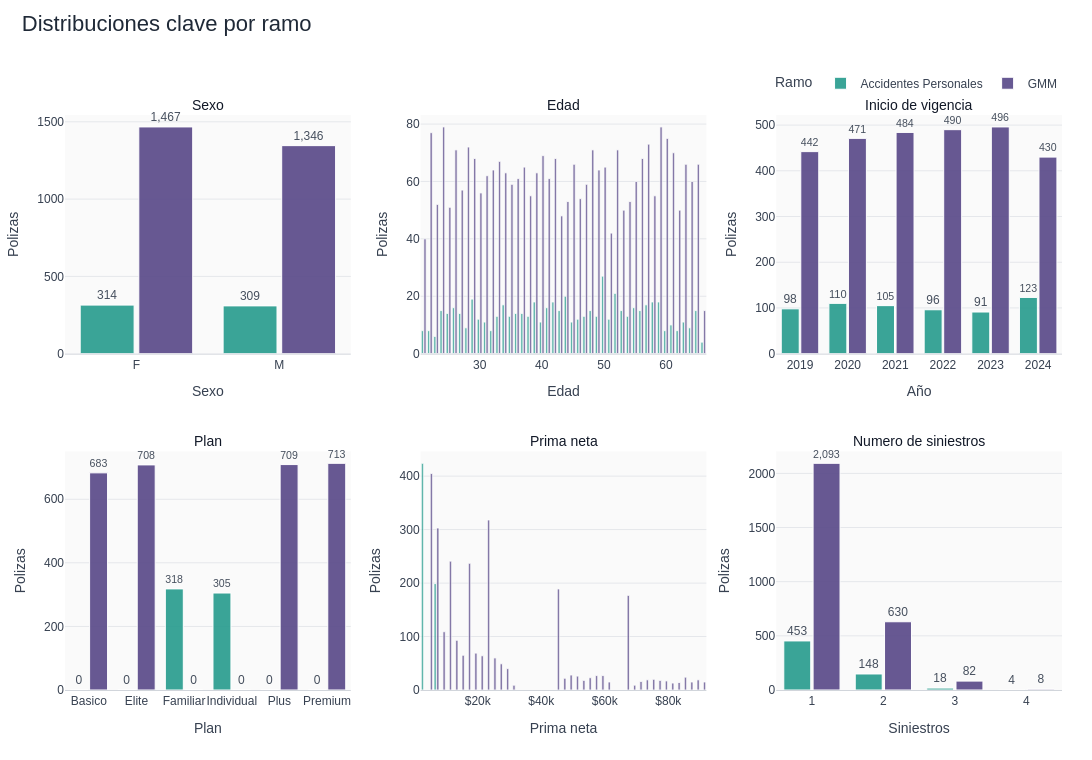

Here is the notebook cell this chart was saved with:
### Code cell
palette = {
    'GMM': '#5B4B8A',
    'Accidentes Personales': '#2A9D8F'
}
fallback_colors = ['#E76F51', '#457B9D', '#F4A261', '#6D597A']
ramos = sorted(df_resumen['ramo'].dropna().unique())
color_map = {
    ramo: palette.get(ramo, fallback_colors[i % len(fallback_colors)])
    for i, ramo in enumerate(ramos)
}

fig = make_subplots(
    rows=2,
    cols=3,
    horizontal_spacing=0.07,
    vertical_spacing=0.17,
    subplot_titles=[
        'Sexo',
        'Edad',
        'Inicio de vigencia',
        'Plan',
        'Prima neta',
        'Numero de siniestros'
    ]
)

def add_count_bar(fig, data, col_name, row, col, *, by_year=False, showlegend=False):
    for ramo in ramos:
        df_tmp = data.loc[data['ramo'] == ramo].copy()
        if by_year:
            conteo = df_tmp.groupby(df_tmp[col_name].dt.year, observed=True).size().sort_index()
        else:
            conteo = df_tmp[col_name].value_counts(dropna=False).sort_index()

        fig.add_trace(
            go.Bar(
                x=conteo.index,
                y=conteo.values,
                name=ramo,
                legendgroup=ramo,
                showlegend=showlegend,
                marker=dict(
                    color=color_map[ramo],
                    line=dict(color='white', width=1)
                ),
                opacity=0.92,
                text=conteo.values,
                textposition='outside',
                texttemplate='%{text:,.0f}',
                cliponaxis=False,
                hovertemplate='<b>%{x}</b><br>Polizas: %{y:,.0f}<extra>' + ramo + '</extra>'
            ),
            row=row,
            col=col
        )

def add_histogram(fig, data, col_name, row, col, *, nbinsx=None, xbins=None):
    for ramo in ramos:
        valores = data.loc[data['ramo'] == ramo, col_name].dropna()
        fig.add_trace(
            go.Histogram(
                x=valores,
                nbinsx=nbinsx,
                xbins=xbins,
                name=ramo,
                legendgroup=ramo,
                showlegend=False,
                marker=dict(
                    color=color_map[ramo],
                    line=dict(color='white', width=0.8)
                ),
                opacity=0.74,
                hovertemplate='<b>%{x}</b><br>Polizas: %{y:,.0f}<extra>' + ramo + '</extra>'
            ),
            row=row,
            col=col
        )

edad_bins = dict(
    start=df_resumen['edad'].min() - 0.5,
    end=df_resumen['edad'].max() + 0.5,
    size=1
)

add_count_bar(fig, df_resumen, 'sexo', row=1, col=1, showlegend=True)
add_histogram(fig, df_resumen, 'edad', row=1, col=2, xbins=edad_bins)
add_count_bar(fig, df_resumen, 'fecha_inicio_vigencia', row=1, col=3, by_year=True)
add_count_bar(fig, df_resumen, 'plan', row=2, col=1)
add_histogram(fig, df_resumen, 'prima_neta', row=2, col=2, nbinsx=45)
add_count_bar(fig, df_resumen, 'n_siniestros', row=2, col=3)

fig.update_layout(
    title=dict(
        text='Distribuciones clave por ramo',
        x=0.02,
        y=0.98,
        font=dict(size=22, color='#1F2937')
    ),
    template='plotly_white',
    height=760,
    width=1300,
    barmode='group',
    bargap=0.18,
    bargroupgap=0.08,
    hovermode='x unified',
    legend=dict(
        orientation='h',
        yanchor='bottom',
        y=1.03,
        xanchor='right',
        x=1,
        title_text='Ramo'
    ),
    margin=dict(l=60, r=30, t=115, b=70),
    font=dict(family='Arial', size=12, color='#374151'),
    plot_bgcolor='#FAFAFA',
    paper_bgcolor='white'
)

for annotation in fig['layout']['annotations']:
    annotation['font'] = dict(size=14, color='#111827')

fig.update_xaxes(showgrid=False, linecolor='#D1D5DB', tickangle=0)
fig.update_yaxes(
    title_text='Polizas',
    gridcolor='#E5E7EB',
    zeroline=False,
    rangemode='tozero'
)

fig.update_xaxes(title_text='Sexo', row=1, col=1)
fig.update_xaxes(title_text='Edad', row=1, col=2)
fig.update_xaxes(title_text='Año', dtick=1, row=1, col=3)
fig.update_xaxes(title_text='Plan', row=2, col=1)
fig.update_xaxes(title_text='Prima neta', tickprefix='$', separatethousands=True, row=2, col=2)
fig.update_xaxes(title_text='Siniestros', dtick=1, row=2, col=3)

fig.show()

### Figure 1 — Plotly figure (JSON) as saved in the notebook; plotly's stock layout.template omitted (floating-point values rounded to 4 significant figures; data arrays with more than 128 entries replaced by an {"elided": "..."} marker saying what was removed)
{"data": [{"cliponaxis": false, "hovertemplate": "<b>%{x}</b><br>Polizas: %{y:,.0f}<extra>Accidentes Personales</extra>", "legendgroup": "Accidentes Personales", "marker": {"color": "#2A9D8F", "line": {"color": "white", "width": 1}}, "name": "Accidentes Personales", "opacity": 0.92, "showlegend": true, "text": [314.0, 309.0], "textposition": "outside", "texttemplate": "%{text:,.0f}", "type": "bar", "x": ["F", "M"], "xaxis": "x", "y": [314, 309], "yaxis": "y"}, {"cliponaxis": false, "hovertemplate": "<b>%{x}</b><br>Polizas: %{y:,.0f}<extra>GMM</extra>", "legendgroup": "GMM", "marker": {"color": "#5B4B8A", "line": {"color": "white", "width": 1}}, "name": "GMM", "opacity": 0.92, "showlegend": true, "text": [1467.0, 1346.0], "textposition": "outside", "texttemplate": "%{text:,.0f}", "type": "bar", "x": ["F", "M"], "xaxis": "x", "y": [1467, 1346], "yaxis": "y"}, {"hovertemplate": "<b>%{x}</b><br>Polizas: %{y:,.0f}<extra>Accidentes Personales</extra>", "legendgroup": "Accidentes Personales", "marker": {"color": "#2A9D8F", "line": {"color": "white", "width": 0.8}}, "name": "Accidentes Personales", "opacity": 0.74, "showlegend": false, "type": "histogram", "x": {"elided": "623 int values"}, "xaxis": "x2", "xbins": {"end": 66.5, "size": 1, "start": 20.5}, "yaxis": "y2"}, {"hovertemplate": "<b>%{x}</b><br>Polizas: %{y:,.0f}<extra>GMM</extra>", "legendgroup": "GMM", "marker": {"color": "#5B4B8A", "line": {"color": "white", "width": 0.8}}, "name": "GMM", "opacity": 0.74, "showlegend": false, "type": "histogram", "x": {"elided": "2813 int values"}, "xaxis": "x2", "xbins": {"end": 66.5, "size": 1, "start": 20.5}, "yaxis": "y2"}, {"cliponaxis": false, "hovertemplate": "<b>%{x}</b><br>Polizas: %{y:,.0f}<extra>Accidentes Personales</extra>", "legendgroup": "Accidentes Personales", "marker": {"color": "#2A9D8F", "line": {"color": "white", "width": 1}}, "name": "Accidentes Personales", "opacity": 0.92, "showlegend": false, "text": [98.0, 110.0, 105.0, 96.0, 91.0, 123.0], "textposition": "outside", "texttemplate": "%{text:,.0f}", "type": "bar", "x": [2019, 2020, 2021, 2022, 2023, 2024], "xaxis": "x3", "y": [98, 110, 105, 96, 91, 123], "yaxis": "y3"}, {"cliponaxis": false, "hovertemplate": "<b>%{x}</b><br>Polizas: %{y:,.0f}<extra>GMM</extra>", "legendgroup": "GMM", "marker": {"color": "#5B4B8A", "line": {"color": "white", "width": 1}}, "name": "GMM", "opacity": 0.92, "showlegend": false, "text": [442.0, 471.0, 484.0, 490.0, 496.0, 430.0], "textposition": "outside", "texttemplate": "%{text:,.0f}", "type": "bar", "x": [2019, 2020, 2021, 2022, 2023, 2024], "xaxis": "x3", "y": [442, 471, 484, 490, 496, 430], "yaxis": "y3"}, {"cliponaxis": false, "hovertemplate": "<b>%{x}</b><br>Polizas: %{y:,.0f}<extra>Accidentes Personales</extra>", "legendgroup": "Accidentes Personales", "marker": {"color": "#2A9D8F", "line": {"color": "white", "width": 1}}, "name": "Accidentes Personales", "opacity": 0.92, "showlegend": false, "text": [0.0, 0.0, 318.0, 305.0, 0.0, 0.0], "textposition": "outside", "texttemplate": "%{text:,.0f}", "type": "bar", "x": ["Basico", "Elite", "Familiar", "Individual", "Plus", "Premium"], "xaxis": "x4", "y": [0, 0, 318, 305, 0, 0], "yaxis": "y4"}, {"cliponaxis": false, "hovertemplate": "<b>%{x}</b><br>Polizas: %{y:,.0f}<extra>GMM</extra>", "legendgroup": "GMM", "marker": {"color": "#5B4B8A", "line": {"color": "white", "width": 1}}, "name": "GMM", "opacity": 0.92, "showlegend": false, "text": [683.0, 708.0, 0.0, 0.0, 709.0, 713.0], "textposition": "outside", "texttemplate": "%{text:,.0f}", "type": "bar", "x": ["Basico", "Elite", "Familiar", "Individual", "Plus", "Premium"], "xaxis": "x4", "y": [683, 708, 0, 0, 709, 713], "yaxis": "y4"}, {"hovertemplate": "<b>%{x}</b><br>Polizas: %{y:,.0f}<extra>Accidentes Personales</extra>", "legendgroup": "Accidentes Personales", "marker": {"color": "#2A9D8F", "line": {"color": "white", "width": 0.8}}, "name": "Accidentes Personales", "nbinsx": 45, "opacity": 0.74, "showlegend": false, "type": "histogram", "x": {"elided": "623 float values"}, "xaxis": "x5", "yaxis": "y5"}, {"hovertemplate": "<b>%{x}</b><br>Polizas: %{y:,.0f}<extra>GMM</extra>", "legendgroup": "GMM", "marker": {"color": "#5B4B8A", "line": {"color": "white", "width": 0.8}}, "name": "GMM", "nbinsx": 45, "opacity": 0.74, "showlegend": false, "type": "histogram", "x": {"elided": "2813 float values"}, "xaxis": "x5", "yaxis": "y5"}, {"cliponaxis": false, "hovertemplate": "<b>%{x}</b><br>Polizas: %{y:,.0f}<extra>Accidentes Personales</extra>", "legendgroup": "Accidentes Personales", "marker": {"color": "#2A9D8F", "line": {"color": "white", "width": 1}}, "name": "Accidentes Personales", "opacity": 0.92, "showlegend": false, "text": [453.0, 148.0, 18.0, 4.0], "textposition": "outside", "texttemplate": "%{text:,.0f}", "type": "bar", "x": [1.0, 2.0, 3.0, 4.0], "xaxis": "x6", "y": [453, 148, 18, 4], "yaxis": "y6"}, {"cliponaxis": false, "hovertemplate": "<b>%{x}</b><br>Polizas: %{y:,.0f}<extra>GMM</extra>", "legendgroup": "GMM", "marker": {"color": "#5B4B8A", "line": {"color": "white", "width": 1}}, "name": "GMM", "opacity": 0.92, "showlegend": false, "text": [2093.0, 630.0, 82.0, 8.0], "textposition": "outside", "texttemplate": "%{text:,.0f}", "type": "bar", "x": [1.0, 2.0, 3.0, 4.0], "xaxis": "x6", "y": [2093, 630, 82, 8], "yaxis": "y6"}], "layout": {"annotations": [{"font": {"color": "#111827", "size": 14}, "showarrow": false, "text": "Sexo", "x": 0.1433, "xanchor": "center", "xref": "paper", "y": 1, "yanchor": "bottom", "yref": "paper"}, {"font": {"color": "#111827", "size": 14}, "showarrow": false, "text": "Edad", "x": 0.5, "xanchor": "center", "xref": "paper", "y": 1, "yanchor": "bottom", "yref": "paper"}, {"font": {"color": "#111827", "size": 14}, "showarrow": false, "text": "Inicio de vigencia", "x": 0.8567, "xanchor": "center", "xref": "paper", "y": 1, "yanchor": "bottom", "yref": "paper"}, {"font": {"color": "#111827", "size": 14}, "showarrow": false, "text": "Plan", "x": 0.1433, "xanchor": "center", "xref": "paper", "y": 0.415, "yanchor": "bottom", "yref": "paper"}, {"font": {"color": "#111827", "size": 14}, "showarrow": false, "text": "Prima neta", "x": 0.5, "xanchor": "center", "xref": "paper", "y": 0.415, "yanchor": "bottom", "yref": "paper"}, {"font": {"color": "#111827", "size": 14}, "showarrow": false, "text": "Numero de siniestros", "x": 0.8567, "xanchor": "center", "xref": "paper", "y": 0.415, "yanchor": "bottom", "yref": "paper"}], "bargap": 0.18, "bargroupgap": 0.08, "barmode": "group", "font": {"color": "#374151", "family": "Arial", "size": 12}, "height": 760, "hovermode": "x unified", "legend": {"orientation": "h", "title": {"text": "Ramo"}, "x": 1, "xanchor": "right", "y": 1.03, "yanchor": "bottom"}, "margin": {"b": 70, "l": 60, "r": 30, "t": 115}, "paper_bgcolor": "white", "plot_bgcolor": "#FAFAFA", "title": {"font": {"color": "#1F2937", "size": 22}, "text": "Distribuciones clave por ramo", "x": 0.02, "y": 0.98}, "width": 1300, "xaxis": {"anchor": "y", "domain": [0, 0.2867], "linecolor": "#D1D5DB", "showgrid": false, "tickangle": 0, "title": {"text": "Sexo"}}, "xaxis2": {"anchor": "y2", "domain": [0.3567, 0.6433], "linecolor": "#D1D5DB", "showgrid": false, "tickangle": 0, "title": {"text": "Edad"}}, "xaxis3": {"anchor": "y3", "domain": [0.7133, 1], "dtick": 1, "linecolor": "#D1D5DB", "showgrid": false, "tickangle": 0, "title": {"text": "Año"}}, "xaxis4": {"anchor": "y4", "domain": [0, 0.2867], "linecolor": "#D1D5DB", "showgrid": false, "tickangle": 0, "title": {"text": "Plan"}}, "xaxis5": {"anchor": "y5", "domain": [0.3567, 0.6433], "linecolor": "#D1D5DB", "separatethousands": true, "showgrid": false, "tickangle": 0, "tickprefix": "$", "title": {"text": "Prima neta"}}, "xaxis6": {"anchor": "y6", "domain": [0.7133, 1], "dtick": 1, "linecolor": "#D1D5DB", "showgrid": false, "tickangle": 0, "title": {"text": "Siniestros"}}, "yaxis": {"anchor": "x", "domain": [0.585, 1], "gridcolor": "#E5E7EB", "rangemode": "tozero", "title": {"text": "Polizas"}, "zeroline": false}, "yaxis2": {"anchor": "x2", "domain": [0.585, 1], "gridcolor": "#E5E7EB", "rangemode": "tozero", "title": {"text": "Polizas"}, "zeroline": false}, "yaxis3": {"anchor": "x3", "domain": [0.585, 1], "gridcolor": "#E5E7EB", "rangemode": "tozero", "title": {"text": "Polizas"}, "zeroline": false}, "yaxis4": {"anchor": "x4", "domain": [0, 0.415], "gridcolor": "#E5E7EB", "rangemode": "tozero", "title": {"text": "Polizas"}, "zeroline": false}, "yaxis5": {"anchor": "x5", "domain": [0, 0.415], "gridcolor": "#E5E7EB", "rangemode": "tozero", "title": {"text": "Polizas"}, "zeroline": false}, "yaxis6": {"anchor": "x6", "domain": [0, 0.415], "gridcolor": "#E5E7EB", "rangemode": "tozero", "title": {"text": "Polizas"}, "zeroline": false}}}
